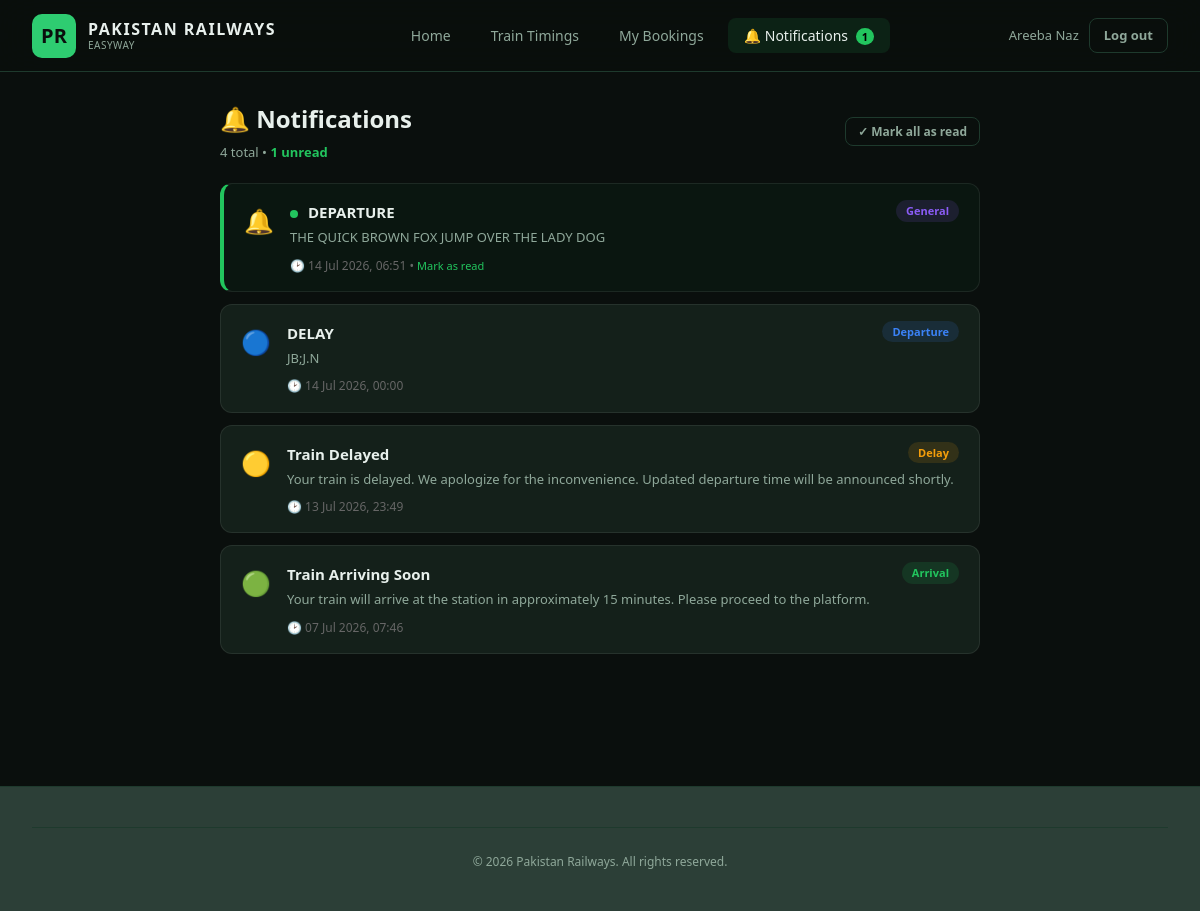
/notifications.php (signed in), run on the app's committed database.
### tables this page shows
CREATE TABLE `notification` (
  `Notification_ID` int(11) NOT NULL,
  `Passenger_ID` int(11) DEFAULT NULL,
  `Title` varchar(150) NOT NULL,
  `Message` text NOT NULL,
  `Type` enum('Arrival','Departure','Delay','General') DEFAULT 'General',
  `Is_Read` tinyint(1) DEFAULT 0,
  `Created_At` datetime DEFAULT current_timestamp()
);

### notifications.php (the view, shortened to what this page needs)
<?php
require_once 'config.php';
$passenger_id = $_SESSION['passenger_id'];
$notifications = $pdo->prepare("SELECT * FROM notification WHERE Passenger_ID = ? ORDER BY Created_At DESC");
$notifications->execute([$passenger_id]);
$notifications = $notifications->fetchAll();
$unread_count = count(array_filter($notifications, fn($n) => !$n['Is_Read']));
$type_icons = [
    'Arrival'   => '🟢',
    'Departure' => '🔵',
    'Delay'     => '🟡',
    'General'   => '🔔',
];
$type_colors = [
    'Arrival'   => '#22c55e',
    'Departure' => '#3b82f6',
    'Delay'     => '#f59e0b',
    'General'   => '#8b5cf6',
];
?>
<!DOCTYPE html>
<html lang="en">
<head>
    <link rel="stylesheet" href="style.css">
</head>
<body>
<header class="header">
    <div class="header-inner">
        <a href="index.php" class="logo" style="text-decoration:none">
            <div class="logo-icon">PR</div>
            <div class="logo-text">
                <span class="main">PAKISTAN RAILWAYS</span>
                <span class="sub">EASYWAY</span>
            </div>
        </a>
        <ul class="nav-links">
            <li><a href="index.php">Home</a></li>
            <li><a href="timings.php">Train Timings</a></li>
            <li><a href="dashboard.php">My Bookings</a></li>
            <li><a href="notifications.php" class="active">&#128276; Notifications
                <?php if ($unread_count > 0): ?>
                    <span style="background:#22c55e;color:#000;border-radius:50%;padding:1px 6px;font-size:11px;font-weight:700;margin-left:4px"><?php echo $unread_count; ?></span>
                <?php endif; ?>
            </a></li>
        </ul>
        <div class="nav-auth">
            <span style="font-size:13px;color:var(--fg-secondary)"><?php echo htmlspecialchars($_SESSION['passenger_name']); ?></span>
            <a href="logout.php" class="btn btn-outline btn-sm">Log out</a>
        </div>
    </div>
</header>
<div class="main-content">
    <div style="max-width:760px;margin:0 auto">
        <div style="display:flex;justify-content:space-between;align-items:center;margin-bottom:20px;flex-wrap:wrap;gap:12px">
            <div>
                <h2 style="margin:0">&#128276; Notifications</h2>
                <p style="margin:4px 0 0;color:var(--fg-secondary);font-size:13px">
                    <?php echo count($notifications); ?> total
                    <?php if ($unread_count > 0): ?>
                        &bull; <span style="color:#22c55e;font-weight:600"><?php echo $unread_count; ?> unread</span>
                    <?php endif; ?>
                </p>
            </div>
            <?php if ($unread_count > 0): ?>
                <a href="notifications.php?mark_read=1" class="btn btn-outline btn-sm mark-read-btn">&#10003; Mark all as read</a>
            <?php endif; ?>
        </div>
        <?php if (empty($notifications)): ?>
            <div class="empty-state">
                <div class="icon">&#128276;</div>
                <h3>No Notifications Yet</h3>
                <p>You will receive updates here about your train arrival, departure, and delays.</p>
            </div>
        <?php else: ?>
            <?php foreach ($notifications as $n): ?>
                <?php
                    $icon  = $type_icons[$n['Type']] ?? '🔔';
                    $color = $type_colors[$n['Type']] ?? '#888';
                    $is_unread = !$n['Is_Read'];
                ?>
                <div class="notif-card <?php echo $is_unread ? 'unread' : ''; ?>">
                    <div class="notif-icon"><?php echo $icon; ?></div>
                    <div style="flex:1">
                        <div style="display:flex;justify-content:space-between;align-items:flex-start;gap:8px;flex-wrap:wrap">
                            <div class="notif-title">
                                <?php if ($is_unread): ?>
                                    <span style="display:inline-block;width:8px;height:8px;border-radius:50%;background:#22c55e;margin-right:6px;vertical-align:middle"></span>
                                <?php endif; ?>
                                <?php echo htmlspecialchars($n['Title']); ?>
                            </div>
                            <span class="type-badge" style="background:<?php echo $color; ?>22;color:<?php echo $color; ?>">
                                <?php echo $n['Type']; ?>
                            </span>
                        </div>
                        <div class="notif-msg"><?php echo htmlspecialchars($n['Message']); ?></div>
                        <div class="notif-meta">
                            &#128337; <?php echo date('d M Y, H:i', strtotime($n['Created_At'])); ?>
                            <?php if ($is_unread): ?>
                                &bull; <a href="notifications.php?read_id=<?php echo $n['Notification_ID']; ?>" style="color:#22c55e;font-size:11px">Mark as read</a>
                            <?php endif; ?>
                        </div>
                    </div>
                </div>
            <?php endforeach; ?>
        <?php endif; ?>
    </div>
</div>
<footer class="footer">
    <div class="footer-bottom" style="margin-top:0">
        &copy; <?php echo date('Y'); ?> Pakistan Railways. All rights reserved.
    </div>
</footer>
</body>
</html>

### style.css (style rules this page uses)
:root { --bg: #0a0f0d; --bg-secondary: #2c3f37; --card: #14201a; --card-hover: #1a2b23; --border: #1e3a2d; --fg: #e8f0ec; --fg-secondary: #8fa89a; --accent: #2ecc71; --accent-hover: #27ae60; --accent-glow: rgba(46, 204, 113, 0.25); --danger: #e74c3c; --warning: #f39c12; --success: #2ecc71; --header-bg: rgba(10, 15, 13, 0.92); --hero-overlay: rgba(10, 15, 13, 0.55); }
*, *::before, *::after { margin: 0; padding: 0; box-sizing: border-box; }
html { scroll-behavior: smooth; }
body { font-family: 'Segoe UI', Tahoma, Geneva, Verdana, sans-serif; background: var(--bg); color: var(--fg); line-height: 1.6; min-height: 100vh; }
a { color: var(--accent); text-decoration: none; transition: color 0.2s; }
.header { position: fixed; top: 0; left: 0; right: 0; z-index: 1000; background: var(--header-bg); backdrop-filter: blur(20px); border-bottom: 1px solid var(--border); padding: 0 2rem; height: 72px; display: flex; align-items: center; justify-content: space-between; }
.header-inner { max-width: 1280px; margin: 0 auto; width: 100%; display: flex; align-items: center; justify-content: space-between; }
.logo { display: flex; align-items: center; gap: 12px; }
.logo-icon { width: 44px; height: 44px; background: var(--accent); border-radius: 10px; display: flex; align-items: center; justify-content: center; font-size: 20px; font-weight: 800; color: var(--bg); }
.logo-text { display: flex; flex-direction: column; line-height: 1.2; }
.logo-text .main { font-size: 16px; font-weight: 700; color: var(--fg); letter-spacing: 1.5px; }
.logo-text .sub { font-size: 10px; color: var(--fg-secondary); letter-spacing: 0.5px; }
.nav-links { display: flex; align-items: center; gap: 8px; list-style: none; }
.nav-links a { padding: 8px 16px; border-radius: 8px; color: var(--fg-secondary); font-size: 14px; font-weight: 500; transition: all 0.2s; }
.nav-links a:hover, .nav-links a.active { color: var(--fg); background: rgba(46, 204, 113, 0.1); }
.nav-auth { display: flex; align-items: center; gap: 10px; }
.btn { display: inline-flex; align-items: center; gap: 6px; padding: 10px 20px; border-radius: 8px; font-size: 14px; font-weight: 600; cursor: pointer; border: none; transition: all 0.2s; text-decoration: none; }
.btn-outline { background: transparent; color: var(--fg-secondary); border: 1px solid var(--border); }
.btn-sm { padding: 6px 14px; font-size: 13px; }
.main-content { max-width: 1280px; margin: 0 auto; padding: 100px 2rem 60px; }
.footer { background: var(--bg-secondary); border-top: 1px solid var(--border); padding: 40px 2rem; margin-top: 60px; }
.footer-bottom { max-width: 1280px; margin: 24px auto 0; padding-top: 24px; border-top: 1px solid var(--border); text-align: center; font-size: 12px; color: var(--fg-secondary); }

### notifications.php (style rules this page uses)
.notif-card { background: var(--card, #15191d); border: 1px solid rgba(255,255,255,0.08); border-radius: 12px; padding: 16px 20px; margin-bottom: 12px; display: flex; gap: 16px; align-items: flex-start; }
.notif-card.unread { border-left: 4px solid #22c55e; background: rgba(34,197,94,0.04); }
.notif-icon { font-size: 24px; margin-top: 2px; min-width: 30px; text-align:center; }
.notif-title { font-weight: 600; font-size: 15px; margin-bottom: 4px; }
.notif-msg { font-size: 13px; color: var(--fg-secondary, #aaa); line-height: 1.5; }
.notif-meta { font-size: 12px; color: #666; margin-top: 8px; }
.type-badge { display:inline-block; padding:2px 10px; border-radius:20px; font-size:11px; font-weight:600; }
.mark-read-btn { font-size:12px; padding:4px 12px; }

### data on the page
notification: Type "🔔", Is_Read 0 (drawn), Title "DEPARTURE", Type "General", Message "THE QUICK BROWN FOX JUMP OVER THE LADY DOG", Created_At "14 Jul 2026, 06:51"
notification: Type "🔵", Title "DELAY", Type "Departure", Message "JB;J.N", Created_At "14 Jul 2026, 00:00"
notification: Type "🟡", Title "Train Delayed", Type "Delay", Message "Your train is delayed. We apologize for the inconvenience. Updated departure time will be announced shortly.", Created_At "13 Jul 2026, 23:49"
notification: Type "🟢", Title "Train Arriving Soon", Type "Arrival", Message "Your train will arrive at the station in approximately 15 minutes. Please proceed to the platform.", Created_At "07 Jul 2026, 07:46"

### other printed values
$unread_count "1"
$_SESSION['passenger_name'] "Areeba Naz"
count($notifications) "4"
